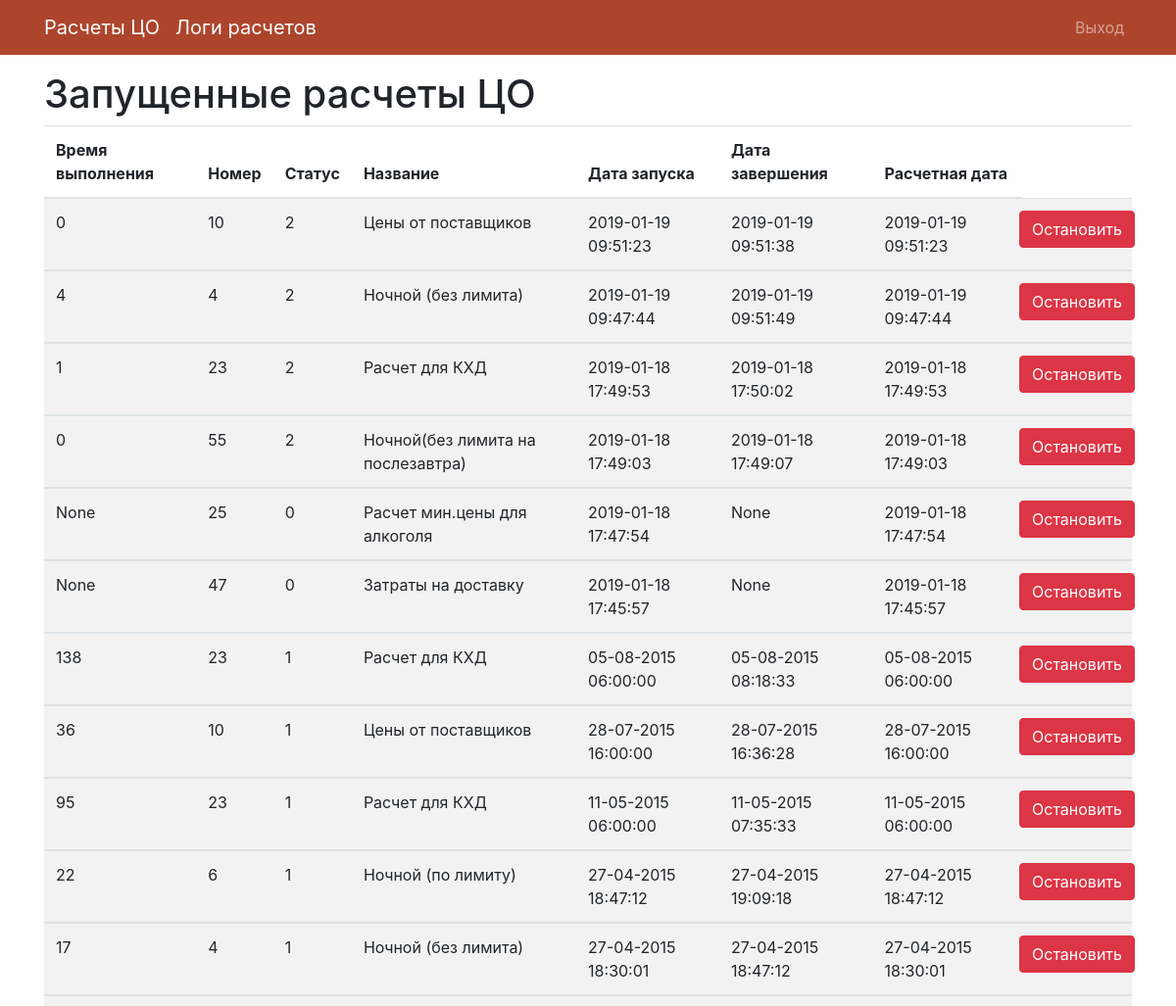
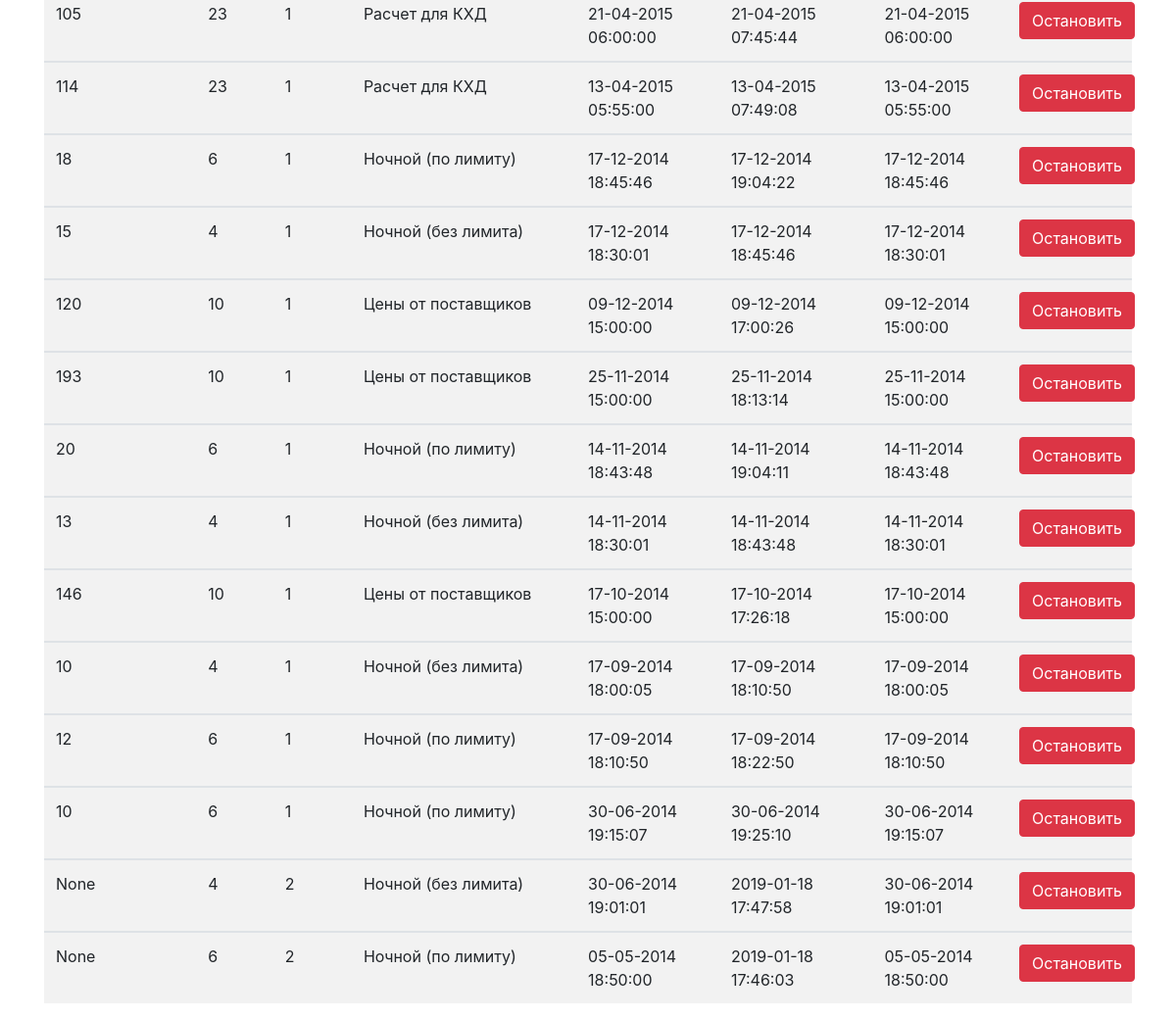
The app's page /log (signed in), older data (2 pictures, top to bottom).
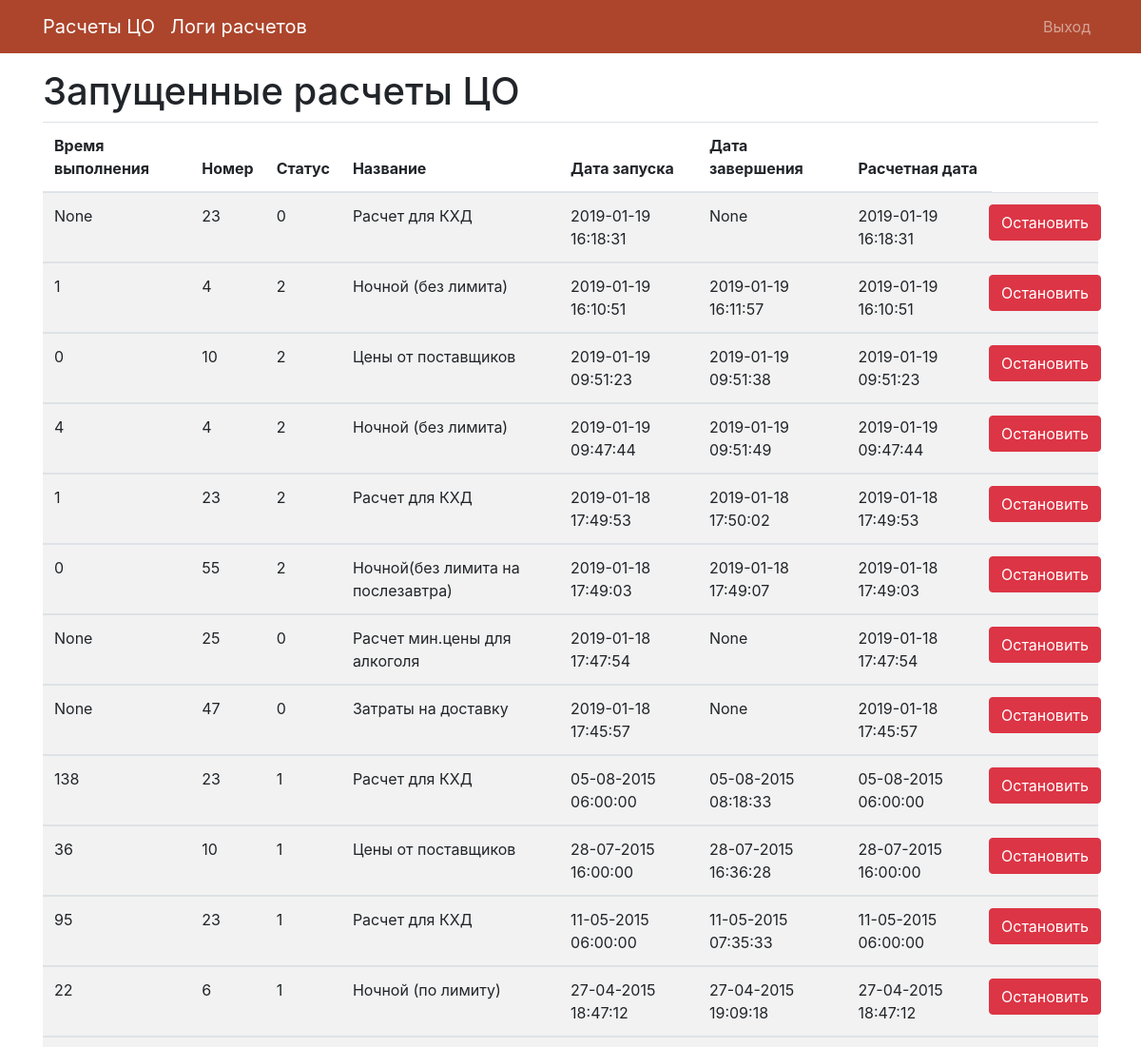
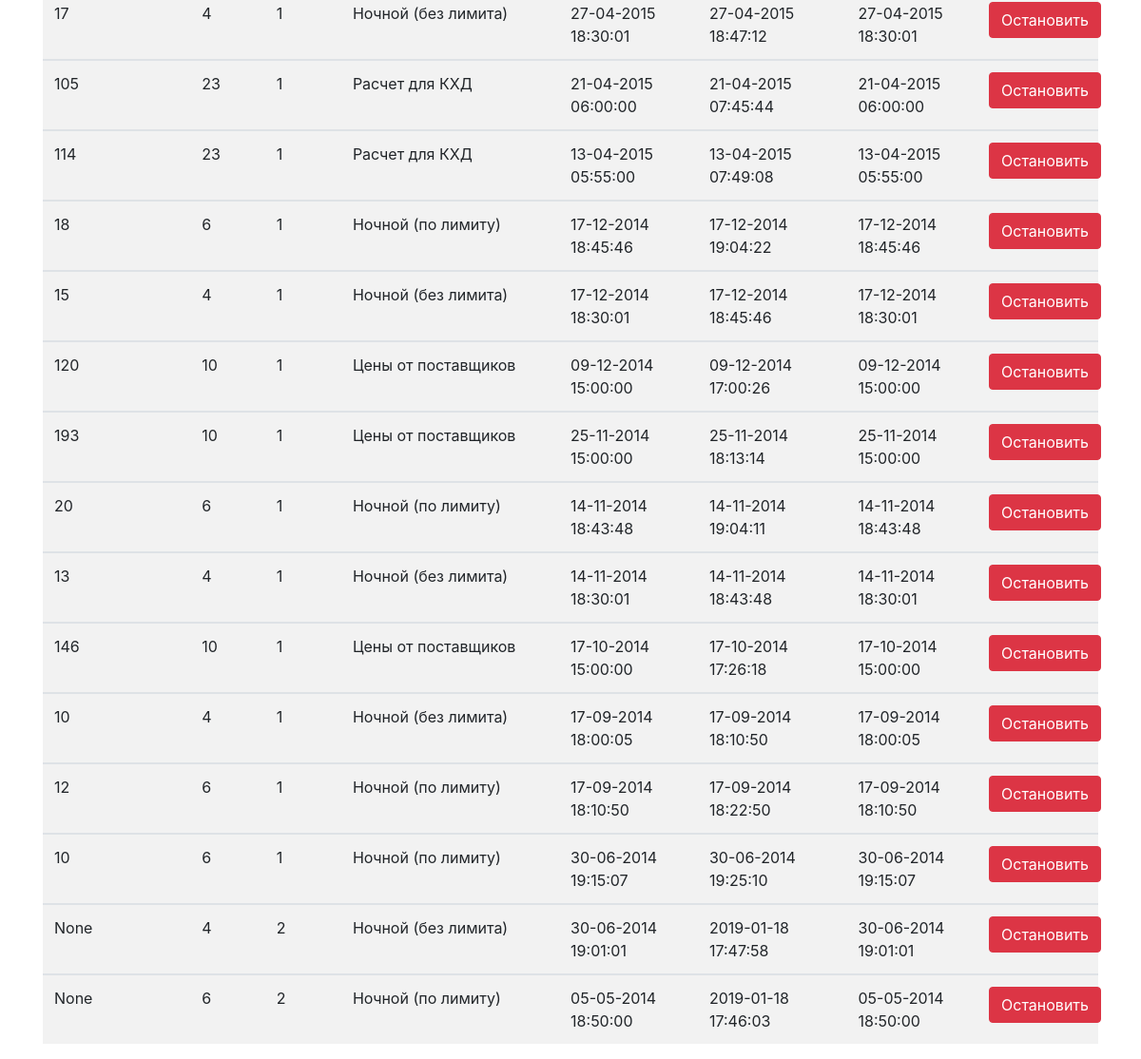
The same page, newer data (2 pictures, top to bottom).
### tables this page shows
CREATE TABLE "calc_log"
(
  id        integer primary key autoincrement,
  time      integer,
  id_calc   integer      not null,
  status    integer      not null,
  name      varchar(255) not null,
  startdate datetime     not null,
  enddate   datetime,
  calcdate  datetime     not null
);

### app/main/routes.py (the view)
@main.route('/log')
@login_required
def log():
    con = sql.connect(db_path)
    con.row_factory = sql.Row
    cur = con.cursor()
    cur.execute("select * from main.calc_log order by id desc ")
    logs = cur.fetchall()
    con.close()
    return render_template('main/log.html', logs=logs)

### app/model.py (called while the page is built)
@login.user_loader
def load_user(id):
    return User.query.get(int(id))

### app/templates/main/log.html (shortened to what this page needs)
{% extends 'base.html' %}
{% block app_content %}
    <h1>Запущенные расчеты ЦО</h1>
    <table class="table table-striped">
        <thead>
        <tr>
            <th scope="col">Время выполнения</th>
            <th scope="col">Номер</th>
            <th scope="col">Статус</th>
            <th scope="col">Название</th>
            <th scope="col">Дата запуска</th>
            <th scope="col">Дата завершения</th>
            <th scope="col">Расчетная дата</th>
            <td></td>
        </tr>
        </thead>
        <tbody>
        {% for log in logs %}
            <tr>
                <td>{{ log["time"] }}</td>
                <td>{{ log["id_calc"] }}</td>
                <td>{{ log["status"] }}</td>
                <td>{{ log["name"] }}</td>
                <td>{{ log["startdate"] }}</td>
                <td>{{ log["enddate"] }}</td>
                <td>{{ log["calcdate"] }}</td>
                <td class="text-right">
                    <div class="row">
                        <form action="{{ url_for('main.delete_log') }}" method="post" class="pull-right">
                            <input type="submit" class="btn btn-danger" data-toggle="confirmation"
                                   data-title="Действительно остановить?" value="Остановить">
                        </form>
                    </div>
                </td>
            </tr>
            </tbody>
        {% endfor %}
    </table>
{% endblock %}

### app/templates/base.html (shortened to what this page needs)
{% extends "bootstrap/base.html" %}
{% block navbar %}
  {% include 'includes/_navbar.html' %}
{% endblock %}
{% block content %}
  <div class="container mt-3">
    {% block app_content %}
    {% endblock %}
  </div>
{% endblock %}

### app/templates/bootstrap/base.html (shortened to what this page needs)
{% block doc -%}
    <!DOCTYPE html>
    <html{% block html_attribs %}{% endblock html_attribs %}>
    {%- block html %}
        <head>
            {%- block head %}
                {%- block styles %}
                    <link href="{{ url_for('static', filename='css/bootstrap.min.css') }}" rel="stylesheet">
                    <link href="{{ url_for('static', filename='css/buttons-min.css') }}" rel="stylesheet">
                    <link href="{{ url_for('static', filename='css/buttons-core-min.css') }}" rel="stylesheet">
                    <link href="{{ url_for('static', filename='css/style.css') }}" rel="stylesheet">
                {%- endblock styles %}
            {%- endblock head %}
        </head>
        <body{% block body_attribs %}{% endblock body_attribs %}>
        {% block body -%}
            {% block navbar %}
            {%- endblock navbar %}
            {% block content -%}
            {%- endblock content %}
        {%- endblock body %}
        </body>
    {%- endblock html %}
    </html>
{% endblock doc -%}

### app/templates/includes/_navbar.html (shortened to what this page needs)
<nav class="navbar navbar-expand-sm navbar-dark" style="background-color: #ac452c;">
    <div class="container">
        {% if current_user.is_authenticated %}
            <a class="navbar-brand" href="{{ url_for('main.index') }}">Расчеты ЦО</a>
            <a class="navbar-brand" href="{{ url_for('main.log') }}">Логи расчетов</a>
            <div class="collapse navbar-collapse" id="nav">
        {% endif %}
        <ul class="navbar-nav ml-auto">
            {% if current_user.is_authenticated %}
                <li class="nav-item">
                    <a class="nav-link" href="{{ url_for('auth.logout') }}">Выход</a>
                </li>
            {% endif %}
        </ul>
        </div>
    </div>
</nav>

Row changes from the older to the newer data that the page shows:
added calc_log: time "None", id_calc "23", status "0", name "Расчет для КХД", startdate "2019-01-19 16:18:31", enddate "None", calcdate "2019-01-19 16:18:31"
added calc_log: time "1", id_calc "4", status "2", name "Ночной (без лимита)", startdate "2019-01-19 16:10:51", enddate "2019-01-19 16:11:57", calcdate "2019-01-19 16:10:51"
